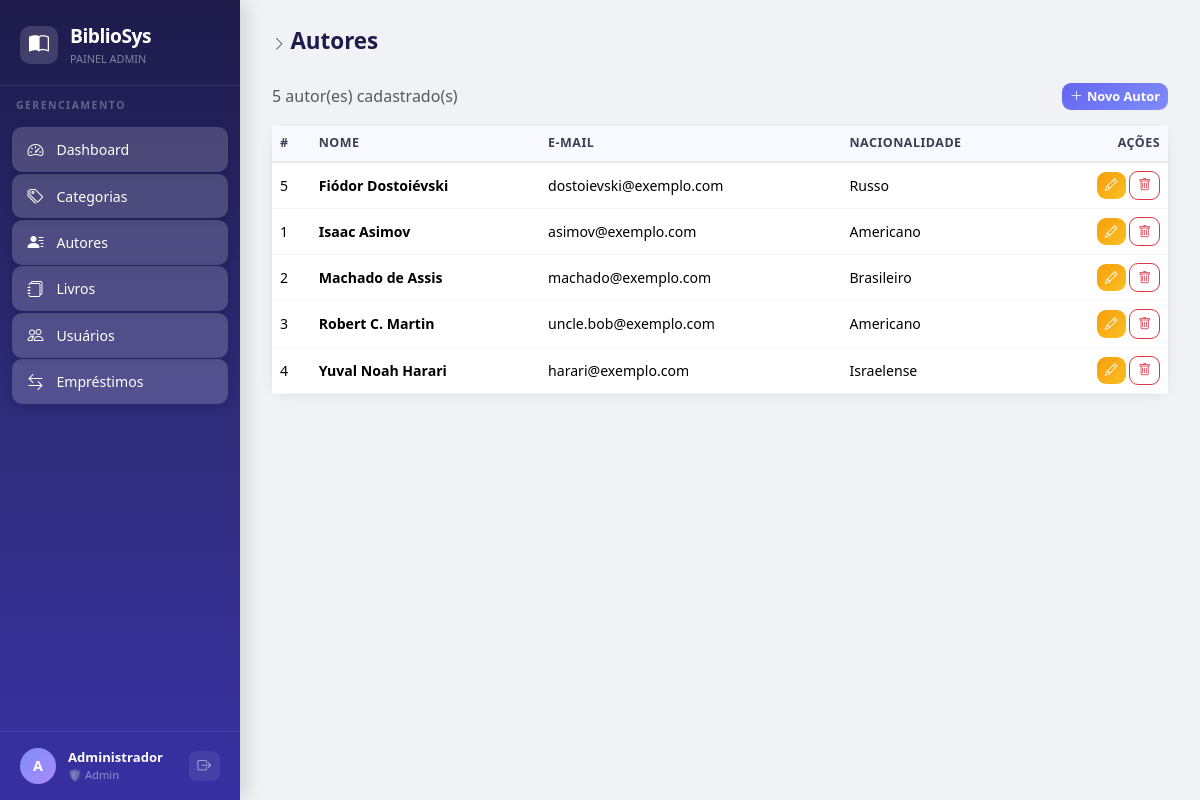
Screenshot of /pages/autores/index.php (signed in) with the database file from the repository.
### tables this page shows
CREATE TABLE autores (
    id            INT UNSIGNED AUTO_INCREMENT PRIMARY KEY,
    nome          VARCHAR(150) NOT NULL,
    email         VARCHAR(150),
    nacionalidade VARCHAR(100),
    criado_em     DATETIME DEFAULT CURRENT_TIMESTAMP,
    atualizado_em DATETIME DEFAULT CURRENT_TIMESTAMP ON UPDATE CURRENT_TIMESTAMP
);

### config/database.php (called while the page is built, shortened)
<?php
function getConexao(): PDO {
    static $pdo = null;
    if ($pdo === null) {
        $dsn = "mysql:host=" . DB_HOST . ";dbname=" . DB_NAME . ";charset=" . DB_CHARSET;
        $opcoes = [
            PDO::ATTR_ERRMODE            => PDO::ERRMODE_EXCEPTION,
            PDO::ATTR_DEFAULT_FETCH_MODE => PDO::FETCH_ASSOC,
            PDO::ATTR_EMULATE_PREPARES   => false,
        ];
        try {
            $pdo = new PDO($dsn, DB_USER, DB_PASS, $opcoes);
        } catch (PDOException $e) {
            die('<div style="color:red;font-family:sans-serif;padding:20px;">
                <h2>Erro de Conexão com o Banco de Dados</h2>
                <p>' . htmlspecialchars($e->getMessage()) . '</p>
                <p>Verifique as configurações em <code>config/database.php</code></p>
            </div>');
        }
    }
    return $pdo;
}

### classes/Autor.php (called while the page is built, shortened)
<?php
require_once __DIR__ . '/../config/database.php';
class Autor {
    private PDO $db;
    public function __construct() {
        $this->db = getConexao();
    }
    public function listarTodos(): array {
        $stmt = $this->db->query("SELECT * FROM autores ORDER BY nome");
        return $stmt->fetchAll();
    }
}

### pages/autores/index.php (the view, shortened to what this page needs)
<?php
require_once __DIR__ . '/../../config/layout.php';
require_once __DIR__ . '/../../classes/Autor.php';
$aut   = new Autor();
$lista = $aut->listarTodos();
?>
<div class="d-flex justify-content-between align-items-center mb-3">
  <span class="text-muted"><?= count($lista) ?> autor(es) cadastrado(s)</span>
  <a href="create.php" class="btn btn-primary btn-sm"><i class="bi bi-plus-lg me-1"></i>Novo Autor</a>
</div>
<div class="card">
  <div class="table-responsive">
    <table class="table mb-0">
      <thead><tr><th>#</th><th>Nome</th><th>E-mail</th><th>Nacionalidade</th><th class="text-end">Ações</th></tr></thead>
      <tbody>
      <?php if ($lista): foreach ($lista as $a): ?>
        <tr>
          <td><?= $a['id'] ?></td>
          <td class="fw-semibold"><?= htmlspecialchars($a['nome']) ?></td>
          <td><?= htmlspecialchars($a['email']) ?></td>
          <td><?= htmlspecialchars($a['nacionalidade']) ?></td>
          <td class="text-end">
            <a href="edit.php?id=<?= $a['id'] ?>" class="btn btn-sm btn-warning"><i class="bi bi-pencil"></i></a>
            <a href="delete.php?id=<?= $a['id'] ?>" class="btn btn-sm btn-outline-danger"
               onclick="return confirm('Confirmar exclusão?')"><i class="bi bi-trash"></i></a>
          </td>
        </tr>
      <?php endforeach; else: ?>
        <tr><td colspan="5" class="text-center text-muted py-4">Nenhum autor cadastrado.</td></tr>
      <?php endif; ?>
      </tbody>
    </table>
  </div>
</div>

### config/layout.php (style rules this page uses)
:root { --sidebar-bg: linear-gradient(180deg,#1e1b4b 0%,#312e81 60%,#3730a3 100%); --sidebar-w: 240px; --accent: #6366f1; --accent-light: #e0e7ff; }
body { background:#f0f2f5; font-family:"Segoe UI",sans-serif; margin:0; }
.card { border:none !important; border-radius:14px !important; box-shadow:0 2px 12px rgba(0,0,0,.07) !important; }
.table { font-size:.88rem; }
.table thead th { background:#f8f9ff; color:#374151; font-weight:700; font-size:.78rem; text-transform:uppercase; letter-spacing:.5px; border-bottom:2px solid #e5e7eb !important; }
.table td, .table th { vertical-align:middle; border-color:#f3f4f6 !important; }
.btn { border-radius:9px; font-weight:600; }
.btn-sm { font-size:.8rem; }
.btn-primary { background:linear-gradient(135deg,#6366f1,#818cf8); border:none; }
.btn-warning { background:linear-gradient(135deg,#f59e0b,#fbbf24); border:none; color:#fff; }

### rows the page displays
autores: id "5", nome "Fiódor Dostoiévski", email "dostoievski@exemplo.com", nacionalidade "Russo"
autores: id "1", nome "Isaac Asimov", email "asimov@exemplo.com", nacionalidade "Americano"
autores: id "2", nome "Machado de Assis", email "machado@exemplo.com", nacionalidade "Brasileiro"
autores: id "3", nome "Robert C. Martin", email "uncle.bob@exemplo.com", nacionalidade "Americano"
autores: id "4", nome "Yuval Noah Harari", email "harari@exemplo.com", nacionalidade "Israelense"

### other values shown
$item['label'] "Dashboard"
$item['label'] "Categorias"
$item['label'] "Autores"
$item['label'] "Livros"
$item['label'] "Usuários"
$item['label'] "Empréstimos"
$inicial "A"
$nome "Administrador"
$titulo "Autores"
count($lista) "5"
